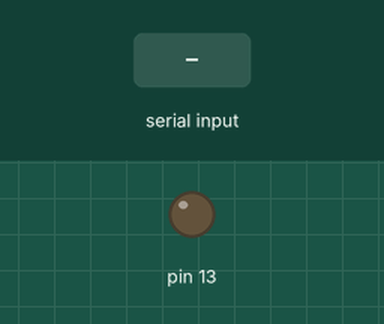
Simulated run of this sketch. Board: Arduino Uno, built with avr-gcc and run on an emulated ATmega328P. Parts: output pins drawn as LEDs (lit = HIGH). The inputs (shaded band) are chosen by the test bench.

Above: at 1.2 s.
1.3 s: "A" received over Serial
At 2.2 s:
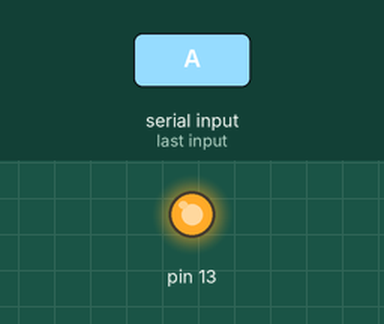
2.8 s: "B" received over Serial
At 3.3 s:
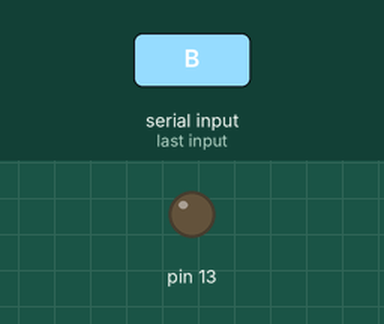
Timing chart, 0 to 5.8 s (numbered marks = the images above; inputs shaded):
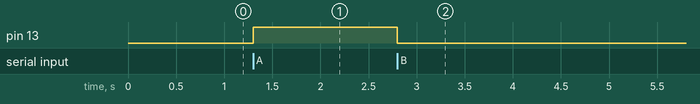

The sketch:

Serial_communication.ino
```cpp
void setup() {
  // put your setup code here, to run once:
Serial.begin(9600);
pinMode(13,OUTPUT);

}

void loop() {
  // put your main code here, to run repeatedly:
if(Serial.available()>0)
{
  int rxd=Serial.read();
  //Serial.print("You pressed : ");
//  Serial.write(rxd);
if(rxd=='A')
{
  digitalWrite(13,HIGH);
}
if(rxd=='B')
{
  digitalWrite(13,LOW);
}
}
}
```

Measured:
- after the input at 1.3 s, pin 13: LOW → HIGH at once
- after the input at 2.8 s, pin 13: HIGH → LOW at once
